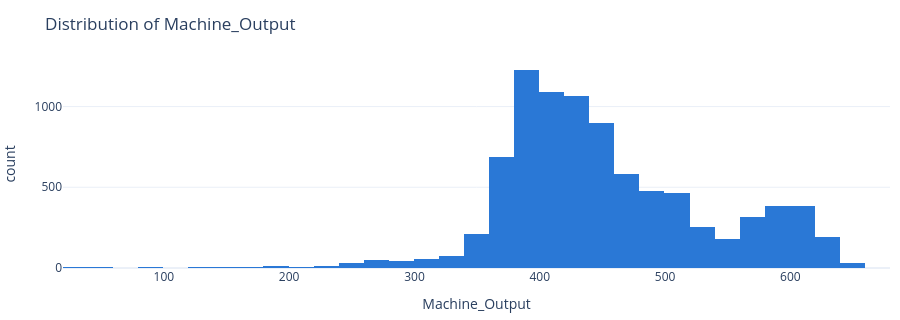
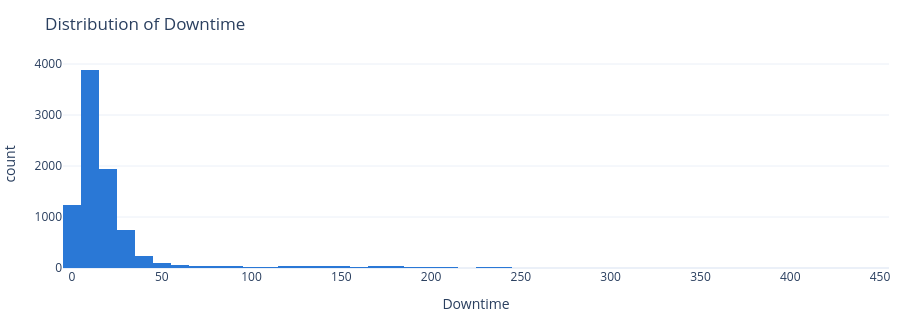
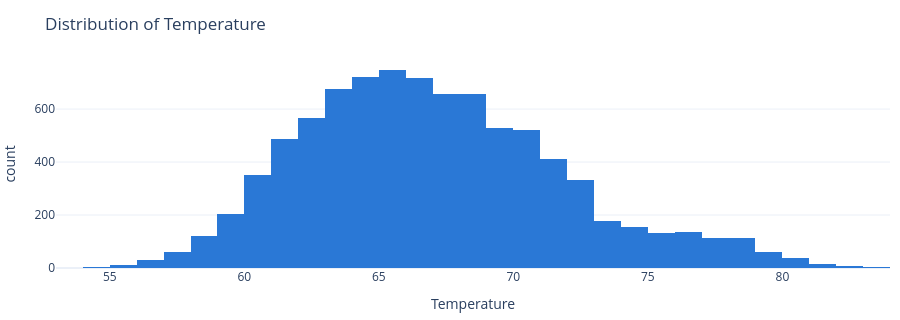

Notebook source saved alongside these figures, in order:
### Code cell
for col in ["Machine_Output", "Downtime", "Temperature"]:
    fig = px.histogram(df, x=col, nbins=60, color_discrete_sequence=[BLUE])
    style(fig, 320, f"Distribution of {col}").show()

### Figure 1 — Plotly figure (JSON) as saved in the notebook; plotly's stock layout.template omitted (floating-point values rounded to 4 significant figures; data arrays with more than 128 entries replaced by an {"elided": "..."} marker saying what was removed)
{"data": [{"bingroup": "x", "hovertemplate": "Machine_Output=%{x}<br>count=%{y}<extra></extra>", "legendgroup": "", "marker": {"color": "#2a78d6", "pattern": {"shape": ""}}, "name": "", "nbinsx": 60, "orientation": "v", "showlegend": false, "type": "histogram", "x": {"elided": "8760 int values"}, "xaxis": "x", "yaxis": "y"}], "layout": {"barmode": "relative", "height": 320, "legend": {"orientation": "h", "title": {}, "tracegroupgap": 0, "x": 0, "xanchor": "left", "y": 1.02, "yanchor": "bottom"}, "margin": {"b": 10, "l": 10, "r": 10, "t": 60}, "title": {"text": "Distribution of Machine_Output"}, "xaxis": {"anchor": "y", "domain": [0.0, 1.0], "showgrid": false, "title": {"text": "Machine_Output"}}, "yaxis": {"anchor": "x", "domain": [0.0, 1.0], "title": {"text": "count"}}}}

### Figure 2 — Plotly figure (JSON) as saved in the notebook; plotly's stock layout.template omitted (floating-point values rounded to 4 significant figures; data arrays with more than 128 entries replaced by an {"elided": "..."} marker saying what was removed)
{"data": [{"bingroup": "x", "hovertemplate": "Downtime=%{x}<br>count=%{y}<extra></extra>", "legendgroup": "", "marker": {"color": "#2a78d6", "pattern": {"shape": ""}}, "name": "", "nbinsx": 60, "orientation": "v", "showlegend": false, "type": "histogram", "x": {"elided": "8760 float values"}, "xaxis": "x", "yaxis": "y"}], "layout": {"barmode": "relative", "height": 320, "legend": {"orientation": "h", "title": {}, "tracegroupgap": 0, "x": 0, "xanchor": "left", "y": 1.02, "yanchor": "bottom"}, "margin": {"b": 10, "l": 10, "r": 10, "t": 60}, "title": {"text": "Distribution of Downtime"}, "xaxis": {"anchor": "y", "domain": [0.0, 1.0], "showgrid": false, "title": {"text": "Downtime"}}, "yaxis": {"anchor": "x", "domain": [0.0, 1.0], "title": {"text": "count"}}}}

### Figure 3 — Plotly figure (JSON) as saved in the notebook; plotly's stock layout.template omitted (floating-point values rounded to 4 significant figures; data arrays with more than 128 entries replaced by an {"elided": "..."} marker saying what was removed)
{"data": [{"bingroup": "x", "hovertemplate": "Temperature=%{x}<br>count=%{y}<extra></extra>", "legendgroup": "", "marker": {"color": "#2a78d6", "pattern": {"shape": ""}}, "name": "", "nbinsx": 60, "orientation": "v", "showlegend": false, "type": "histogram", "x": {"elided": "8760 float values"}, "xaxis": "x", "yaxis": "y"}], "layout": {"barmode": "relative", "height": 320, "legend": {"orientation": "h", "title": {}, "tracegroupgap": 0, "x": 0, "xanchor": "left", "y": 1.02, "yanchor": "bottom"}, "margin": {"b": 10, "l": 10, "r": 10, "t": 60}, "title": {"text": "Distribution of Temperature"}, "xaxis": {"anchor": "y", "domain": [0.0, 1.0], "showgrid": false, "title": {"text": "Temperature"}}, "yaxis": {"anchor": "x", "domain": [0.0, 1.0], "title": {"text": "count"}}}}
